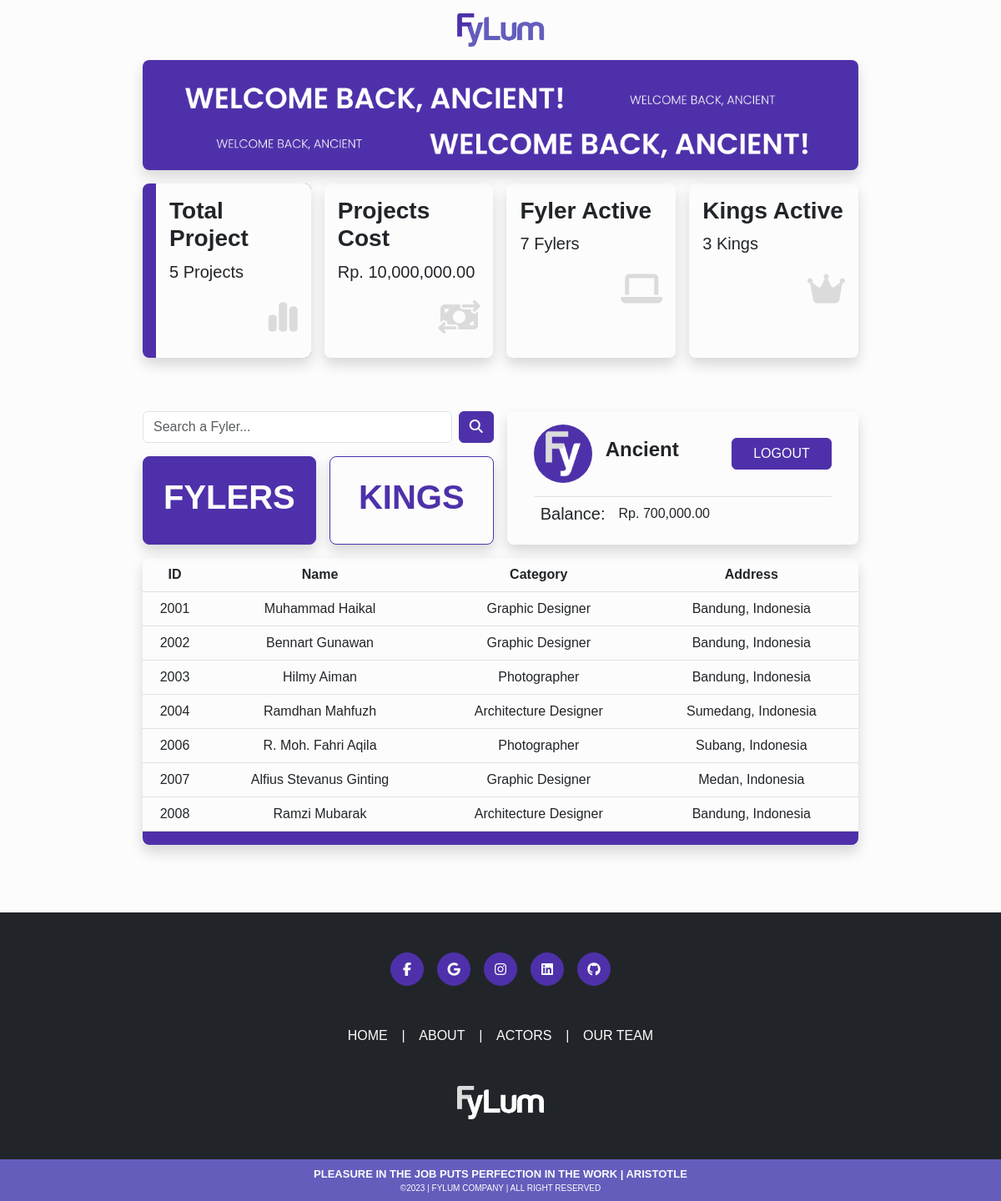
The page /ancients/index.php (signed in) on the database its author committed.
### tables this page shows
CREATE TABLE IF NOT EXISTS `fylers` (
  `fyler_id` int(11) NOT NULL AUTO_INCREMENT,
  `account_email` varchar(50) NOT NULL DEFAULT '',
  `fyler_name` varchar(50) NOT NULL DEFAULT '',
  `fyler_cate` varchar(50) NOT NULL DEFAULT '',
  `fyler_desc` varchar(500) NOT NULL DEFAULT '',
  `fyler_age` int(11) NOT NULL,
  `fyler_add` varchar(50) NOT NULL DEFAULT '',
  `fyler_balance` int(11) NOT NULL,
  `fyler_photo` varchar(50) NOT NULL DEFAULT '',
  `fyler_project` int(11) NOT NULL,
  PRIMARY KEY (`fyler_id`),
  KEY `FK__fylers` (`account_email`),
  CONSTRAINT `FK__fylers` FOREIGN KEY (`account_email`) REFERENCES `accounts` (`account_email`) ON DELETE NO ACTION ON UPDATE NO ACTION
);

### ancients/index.php (the view, shortened to what this page needs)
<?php
include('../server/connection.php');
if (isset($_SESSION['logged_in'])) {
  $ancient_balance = $_SESSION['ancient_balance'];
}
?>
<?php
$q_t_project = "SELECT COUNT(*) AS total_project FROM projects";
$r_t_project = mysqli_query($conn, $q_t_project);
$row_t_project = mysqli_fetch_assoc($r_t_project);
$total_project = $row_t_project['total_project'];
?>
<?php
$q_t_cost = "SELECT SUM(project_cost) AS total_cost FROM projects WHERE project_status = 'finished'";
$r_t_cost = mysqli_query($conn, $q_t_cost);
$row_t_cost = mysqli_fetch_assoc($r_t_cost);
$total_cost = $row_t_cost['total_cost'];
?>
<?php
if (isset($_POST['btn_search_Fyler'])) {
  $keyword = $_POST['keyword'];
  $q_fyler = "SELECT * FROM fylers WHERE fyler_id LIKE '%$keyword%' OR
  fyler_name LIKE '%$keyword%' OR fyler_cate LIKE '%$keyword%' OR fyler_add LIKE '%$keyword%'";
} else {
  $q_fyler = "SELECT * FROM fylers";
}
$r_fyler = mysqli_query($conn, $q_fyler);
$q_fyler_all = "SELECT * FROM fylers";
$r_fyler_all = mysqli_query($conn, $q_fyler_all);
$total_fyler = mysqli_num_rows($r_fyler_all);
?>
<?php
if (isset($_POST['btn_search_King'])) {
  $keyword = $_POST['keyword'];
  $q_king = "SELECT * FROM kings WHERE king_id LIKE '%$keyword%' OR
  king_name LIKE '%$keyword%' OR king_desc LIKE '%$keyword%' OR king_add LIKE '%$keyword%'";
} else {
  $q_king = "SELECT * FROM kings";
}
$r_king = mysqli_query($conn, $q_king);
$q_king_all = "SELECT * FROM kings";
$r_king_all = mysqli_query($conn, $q_king_all);
$total_king = mysqli_num_rows($r_king_all);
?>
<!DOCTYPE html>
<html lang="en">
<head>
  <link rel="stylesheet" href="../bootstrap/css/bootstrap.css" />
  <link rel="stylesheet" href="../bootstrap/css/main.css" />
  <link href="https://cdn.jsdelivr.net/npm/@sweetalert2/theme-dark@4/dark.css" rel="stylesheet" />
</head>
<body class="bg-main-purple">
  <main>
    <div class="position-absolute top-0 start-50 translate-middle-x text-center mt-3">
      <a href="index.php">
        <img src="../assets/images/icons/fylum.png" alt="" height="40px">
      </a>
    </div>
    <div class="container-fluid bg-nearly-white pb-3 m-0 text-dark">
      <div class="container-fluid w-75 pt-5">
        <div class="mt-4 mb-3">
          <img class="shadow w-100 rounded-3" src="../assets/images/contents/banner_ancient.png" alt="">
        </div>
        <div class="d-flex mb-5">
          <div class="shadow w-25 rounded-3 mb-3 ps-3 me-3 bg-main-purple">
            <div class="bg-nearly-white text-dark w-100 h-100 p-3 rounded-end-3">
              <h3 class="fw-bold">Total Project</h3>
              <p class="fw-light fs-5">
                <?= $total_project ?> Projects
              </p>
              <h1 class="text-end text-main-grey"><i class="fa-solid fa-chart-simple"></i></h1>
            </div>
          </div>
          <div class="shadow w-25 rounded-3 mb-3 me-3 p-3">
            <h3 class="fw-bold">Projects Cost</h3>
            <p class="fw-light fs-5">Rp.
              <?= number_format($total_cost) ?>.00
            </p>
            <h1 class="text-end text-main-grey"><i class="fa-solid fa-money-bill-transfer"></i></h1>
          </div>
          <div class="shadow w-25 rounded-3 mb-3 me-3 p-3">
            <h3 class="fw-bold">Fyler Active</h3>
            <p class="fw-light fs-5">
              <?= $total_fyler ?> Fylers
            </p>
            <h1 class="text-end text-main-grey"><i class="fa-solid fa-laptop"></i></h1>
          </div>
          <div class="shadow w-25 rounded-3 mb-3 p-3">
            <h3 class="fw-bold">Kings Active</h3>
            <p class="fw-light fs-5">
              <?= $total_king ?> Kings
            </p>
            <h1 class="text-end text-main-grey"><i class="fa-solid fa-crown"></i></h1>
          </div>
        </div>
        <div class="d-flex mt-5">
          <div class="w-50 mb-3 me-3">
            <div class="w-100">
              <?php if (isset($_GET['tbl'])) {
                if ($_GET['tbl'] == 'fyler') {
                  $indicator = 'Fyler';
                } else {
                  $indicator = 'King';
                }
              } else {
                $indicator = 'Fyler';
              } ?>
              <form action="" method="POST">
                <div class="d-flex mb-3">
                  <input class="form-control" type="text" name="keyword" placeholder="Search a <?= $indicator ?>...">
                  <button class="btn btn-purple ms-2" type="submit" name="btn_search_<?= $indicator ?>"><i class="fa-solid fa-magnifying-glass"></i></button>
                </div>
              </form>
              <?php if (isset($_GET['tbl'])) {
                if ($_GET['tbl'] == 'fyler') {
                  $btn_king = 'btn-light-purple';
                  $btn_fyler = 'btn-purple';
                } else {
                  $btn_king = 'btn-purple';
                  $btn_fyler = 'btn-light-purple';
                }
              } else {
                $btn_king = 'btn-light-purple';
                $btn_fyler = 'btn-purple';
              } ?>
              <div class="w-100 d-flex">
                <a class="text-decoration-none shadow w-50 p-4 rounded-3 text-center <?= $btn_fyler ?>" href="index.php?tbl=fyler">
                  <h1 class="fw-bold">FYLERS</h1>
                </a>
                <a class="shadow w-50 p-4 ms-3 rounded-3 text-center text-decoration-none <?= $btn_king ?>" href="index.php?tbl=king">
                  <h1 class="fw-bold">KINGS</h1>
                </a>
              </div>
            </div>
          </div>
          <div class="shadow w-50 mb-3 rounded-3 px-3">
            <div class="d-flex mx-3 py-3 align-items-center">
              <img class="object-fit-cover rounded-circle" src="../assets/images/icons/fy_main.png" alt="" height="70px" width="70px">
              <div class="d-flex align-items-center justify-content-between w-100">
                <h4 class="fw-bold ms-3">Ancient</h4>
                <a class="" href="index.php?logout=1">
                  <button class="btn btn-purple" style="width: 120px;">LOGOUT</button>
                </a>
              </div>
            </div>
            <div class="d-flex mx-3 px-2 pt-2 border-top">
              <h5>Balance:</h5>
              <p class="ms-3">Rp.
                <?= number_format($ancient_balance) ?>.00
              </p>
            </div>
          </div>
        </div>
        <div class="shadow rounded-3">
          <div class="w-100">
            <table class="table">
              <thead class="text-center fw-bold">
                <th scope="col">ID</th>
                <th scope="col">Name</th>
                <?php if ($indicator == 'Fyler') { ?>
                  <th scope="col">Category</th>
                  <th scope="col">Address</th>
                <?php } else { ?>
                  <th scope="col">Description</th>
                  <th scope="col">Balance</th>
                  <th scope="col">Action</th>
                <?php } ?>
              </thead>
              <?php if (isset($_GET['tbl'])) { ?>
                <?php if ($_GET['tbl'] == 'fyler') { ?>
                  <?php while ($row = mysqli_fetch_assoc($r_fyler)) { ?>
                    <tr class="text-center table-row">
                      <td>
                        <?= $row['fyler_id'] ?>
                      </td>
                      <td>
                        <?= $row['fyler_name'] ?>
                      </td>
                      <td>
                        <?= $row['fyler_cate'] ?>
                      </td>
                      <td>
                        <?= $row['fyler_add'] ?>
                      </td>
                    </tr>
                  <?php } ?>
                <?php } else { ?>
                  <?php while ($row = mysqli_fetch_assoc($r_king)) { ?>
                    <tr class="text-center table-row">
                      <td>
                        <?= $row['king_id'] ?>
                      </td>
                      <td>
                        <?= $row['king_name'] ?>
                      </td>
                      <td>
                        <?= $row['king_desc'] ?>
                      </td>
                      <td>
                        <?= 'Rp.' . number_format($row['king_balance']) . '.00'  ?>
                      </td>
                      <td>
                        <a class="link-purple" href="" data-bs-toggle="modal" data-bs-target="#modalTopup<?= $row['king_id'] ?>">
                          <i class="fa-solid fa-wallet fa-lg"></i>
                        </a>
                      </td>
                    </tr>
                    <div class="modal fade" id="modalTopup<?= $row['king_id'] ?>" tabindex="-1" aria-labelledby="modalTopupLabel" aria-hidden="true">
                      <div class="modal-dialog modal-dialog-centered">
                        <div class="modal-content">
                          <div class="modal-body">
                            <div class="d-flex align-items-end text-main-purple w-100 justify-content-between">
                              <h1 class="fw-bold">TOPUP</h1>
                              <h3 class="fw-bold">TOPUP</h3>
                              <h6 class="fw-bold">KINGS</h6>
                            </div>
                            <div class="d-flex p-3">
                              <div class="w-75">
                                <div class="d-flex align-items-center">
                                  <div>
                                    <img class="rounded-circle object-fit-cover" src="../assets/images/profiles/kings/<?= $row['king_photo'] ?>" alt="" height="100px" width="100px">
                                  </div>
                                  <div class="ms-3">
                                    <p class="m-0">#<?= $row['king_id'] ?></p>
                                    <p class="m-0 fs-4"><?= $row['king_name'] ?></p>
                                    <p class="m-0 text-secondary"><?= $row['account_email'] ?></p>
                                    <p class="m-0 fw-bold text-main-purple"><?= 'Rp.' . number_format($row['king_balance']) . '.00' ?></p>
                                  </div>
                                </div>
                                <form action="actionTopup.php?king_id=<?= $row['king_id'] ?>" method="POST">
                                  <label class="mt-3" for="">Insert Nominal</label>
                                  <div class="d-flex">
                                    <input class="form-control" type="number" name="king_balance" placeholder="Rp." min="100000" max="1000000000" step="100000">
                                    <input class="btn btn-purple" type="submit" value="Topup">
                                  </div>
                                  <label class="m-0 text-secondary" for="">(Rp.10,000 - Rp.1,000,000,000)</label>
                                </form>
                              </div>
                            </div>
                          </div>
                        </div>
                      </div>
                    </div>
                  <?php } ?>
                <?php } ?>
              <?php } else if (!isset($_GET['tbl'])) { ?>
                <?php while ($row = mysqli_fetch_assoc($r_fyler)) { ?>
                  <tr class="text-center table-row">
                    <td>
                      <?= $row['fyler_id'] ?>
                    </td>
                    <td>
                      <?= $row['fyler_name'] ?>
                    </td>
                    <td>
                      <?= $row['fyler_cate'] ?>
                    </td>
                    <td>
                      <?= $row['fyler_add'] ?>
                    </td>
                  </tr>
                <?php } ?>
              <?php } ?>
              <tr class="bg-main-purple w-100">
                <td class="rounded-bottom-3" colspan="5"></td>
              </tr>
            </table>
          </div>
        </div>
      </div>
    </div>
  </main>
  <?php include('../layouts/footer.php'); ?>
</body>
</html>

### rows shown on the page
fylers: fyler_id "2001", fyler_name "Muhammad Haikal", fyler_cate "Graphic Designer", fyler_add "Bandung, Indonesia"
fylers: fyler_id "2002", fyler_name "Bennart Gunawan", fyler_cate "Graphic Designer", fyler_add "Bandung, Indonesia"
fylers: fyler_id "2003", fyler_name "Hilmy Aiman", fyler_cate "Photographer", fyler_add "Bandung, Indonesia"
fylers: fyler_id "2004", fyler_name "Ramdhan Mahfuzh", fyler_cate "Architecture Designer", fyler_add "Sumedang, Indonesia"
fylers: fyler_id "2006", fyler_name "R. Moh. Fahri Aqila", fyler_cate "Photographer", fyler_add "Subang, Indonesia"
fylers: fyler_id "2007", fyler_name "Alfius Stevanus Ginting", fyler_cate "Graphic Designer", fyler_add "Medan, Indonesia"
fylers: fyler_id "2008", fyler_name "Ramzi Mubarak", fyler_cate "Architecture Designer", fyler_add "Bandung, Indonesia"

### other values the page prints
$total_project "5"
$total_cost "10,000,000"
$total_fyler "7"
$total_king "3"
$ancient_balance "700,000"
